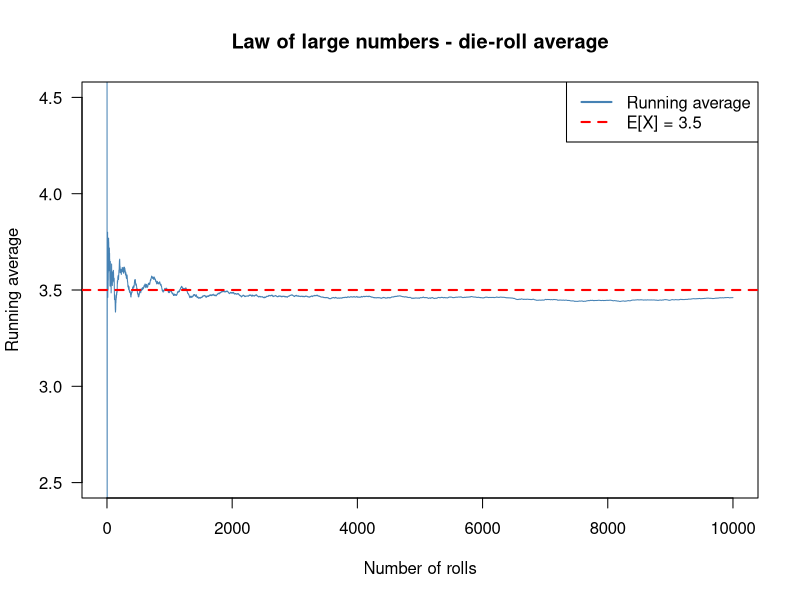
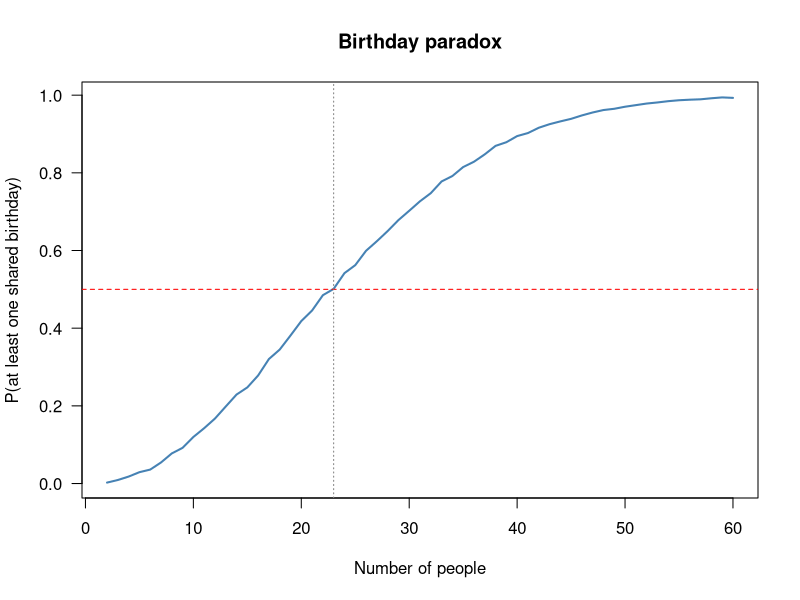
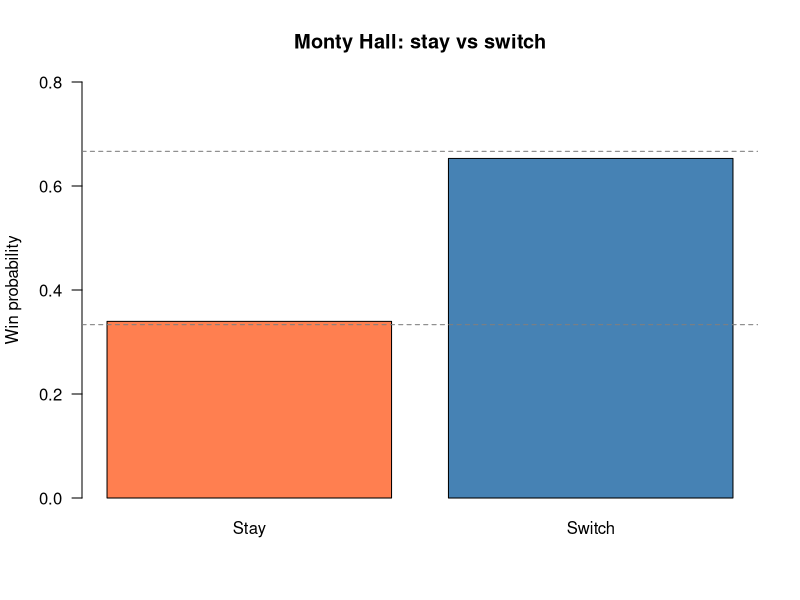

These figures' R source, in order:
## ---- chunk 1
#| message: false
#| warning: false
set.seed(2026)
n_sim <- 10000
## ---- chunk 2
rolls <- sample(1:6, n_sim, replace = TRUE)
freq  <- table(rolls) / n_sim
round(freq, 4)
## ---- chunk 3
flips <- sample(c("Heads", "Tails"), n_sim, replace = TRUE)
round(table(flips) / n_sim, 4)
## ---- chunk 4
running <- cumsum(rolls) / seq_len(n_sim)
plot(seq_len(n_sim), running, type = "l", col = "steelblue",
     xlab = "Number of rolls", ylab = "Running average",
     main = "Law of large numbers - die-roll average",
     las = 1, ylim = c(2.5, 4.5))
abline(h = 3.5, col = "red", lty = 2, lwd = 2)
legend("topright", legend = c("Running average", "E[X] = 3.5"),
       col = c("steelblue", "red"), lty = c(1, 2), lwd = 2)
## ---- chunk 5
birthday_sim <- function(n_people, n_sim = 10000) {
  matches <- replicate(n_sim, {
    bdays <- sample(1:365, n_people, replace = TRUE)
    any(duplicated(bdays))
  })
  mean(matches)
}

p23 <- birthday_sim(23)
c(simulated = round(p23, 4), theoretical = 0.5073)
## ---- chunk 6
group_sizes <- 2:60
probs <- sapply(group_sizes, birthday_sim)
plot(group_sizes, probs, type = "l", col = "steelblue", lwd = 2,
     xlab = "Number of people", ylab = "P(at least one shared birthday)",
     main = "Birthday paradox", las = 1)
abline(h = 0.5, col = "red", lty = 2)
abline(v = 23, col = "grey50", lty = 3)
## ---- chunk 7
suits <- rep(c("Hearts", "Diamonds", "Clubs", "Spades"), each = 13)
colors <- ifelse(suits %in% c("Hearts", "Diamonds"), "Red", "Black")
deck <- data.frame(Suit = suits, Color = colors, stringsAsFactors = FALSE)

draws <- deck[sample(52, n_sim, replace = TRUE), ]
red_draws <- draws[draws$Color == "Red", ]
c(sim = round(mean(red_draws$Suit == "Hearts"), 4),
  theory = round(13/26, 4))
## ---- chunk 8
n_pop       <- 1e6
prevalence  <- 0.01
sensitivity <- 0.99
specificity <- 0.95

disease     <- rbinom(n_pop, 1, prevalence)
test_result <- ifelse(disease == 1,
                      rbinom(n_pop, 1, sensitivity),
                      rbinom(n_pop, 1, 1 - specificity))

conf <- table(Disease = factor(disease,     labels = c("No",  "Yes")),
              Test    = factor(test_result, labels = c("Neg", "Pos")))
conf
## ---- chunk 9
tp <- conf["Yes", "Pos"]; fp <- conf["No", "Pos"]
ppv_sim    <- tp / (tp + fp)
ppv_theory <- (sensitivity * prevalence) /
              (sensitivity * prevalence + (1 - specificity) * (1 - prevalence))
c(simulated = round(ppv_sim, 4), bayes = round(ppv_theory, 4))
## ---- chunk 10
simulate_monty <- function(n, strategy) {
  wins <- 0
  for (i in 1:n) {
    car  <- sample(1:3, 1)
    pick <- sample(1:3, 1)
    available  <- setdiff(1:3, c(pick, car))
    host_opens <- available[sample(length(available), 1)]
    final <- if (strategy == "switch") setdiff(1:3, c(pick, host_opens)) else pick
    if (final == car) wins <- wins + 1
  }
  wins / n
}

p_stay   <- simulate_monty(n_sim, "stay")
p_switch <- simulate_monty(n_sim, "switch")
c(stay = round(p_stay, 4), switch = round(p_switch, 4))
## ---- chunk 11
barplot(c(Stay = p_stay, Switch = p_switch),
        col = c("coral", "steelblue"), ylim = c(0, 0.8),
        main = "Monty Hall: stay vs switch", ylab = "Win probability", las = 1)
abline(h = c(1/3, 2/3), lty = 2, col = "grey50")
